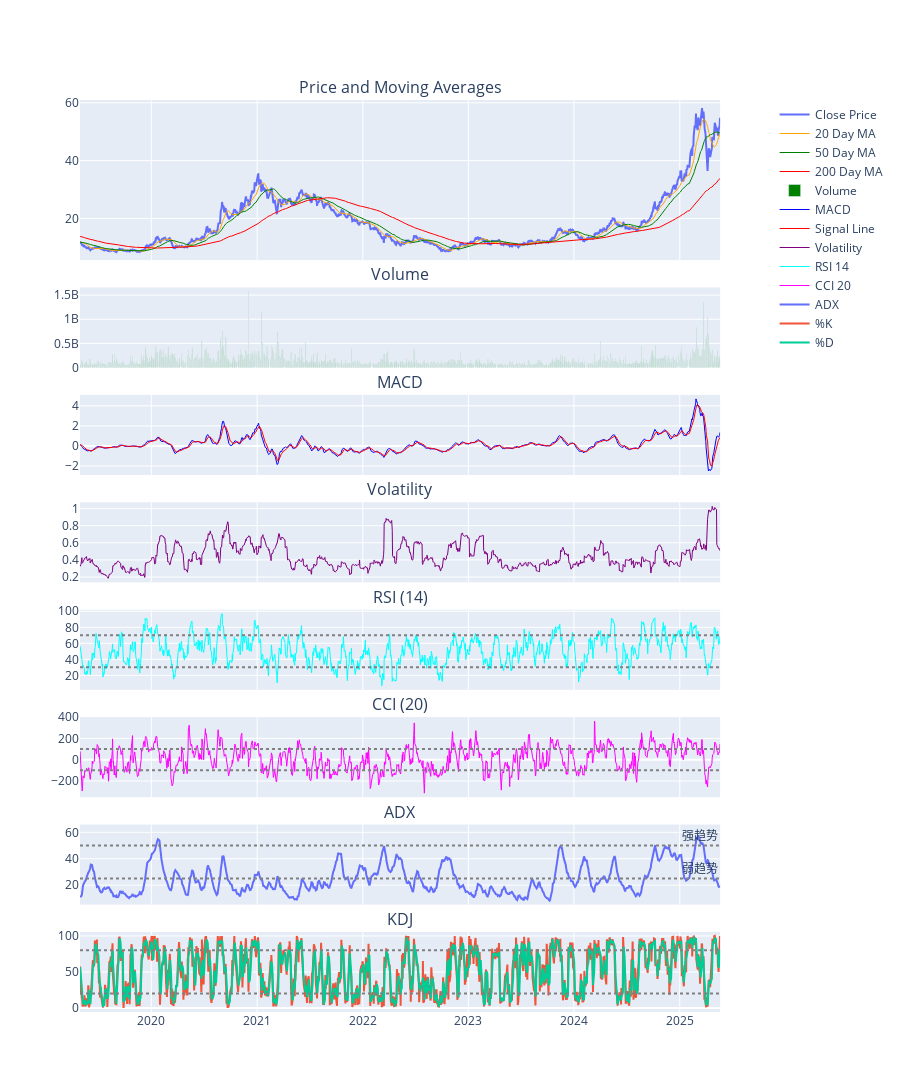

Here is the notebook cell this chart was saved with:
### Code cell
import yfinance as yf
import numpy as np
import pandas as pd
from src.data_fetch import *
from src.preprocessing import *
from src.statistics import *
from src.visualization import *
from src.advanced_analysis import *
from src.price_forecast import *

if __name__ == "__main__":
    ticker_symbol = "1810.HK"
    stock_id = ticker_symbol.split('.')[0].zfill(5)

    pd.set_option('display.float_format', lambda x: '%.6f' % x)
    pd.set_option('display.max_columns', None)

    df = fetch_stock_data(ticker_symbol, years=10)
    df.columns = df.columns.get_level_values(0)  # Keep only the first level
    print(f"Amount of data captured: {len(df)}")
    # print(df.head())

    df = calculate_technical_indicators(df)
    create_interactive_chart(df)

    print("\nKey statistical indicators:")
    statistics = calculate_statistics(df)
    print(statistics.to_string())

    plot_return_distribution(df)

    if not os.path.exists(f"./output/{stock_id}"):
        os.makedirs(f"./output/{stock_id}")
        print(f"Folder '{stock_id}' created.")
    else:
        print(f"Folder './output/{stock_id}' already exists.")
    # df.to_csv(f"./output/{stock_id}/time_series_analysis_{datetime.now().strftime('%Y%m%d')}.csv", index=True)
    
    ####################
    # Advance Analysis #
    ####################
    volatility_clustering(df, stock_id)
    run_backtest(df, stock_id)
    anomaly_detection(df, stock_id)
    # Save the updated df
    df.to_csv(f"./output/{stock_id}/enhanced_time_series_analysis_{datetime.now().strftime('%Y%m%d')}.csv", index=True)


    # lstm_price_prediction(df, stock_id)
    # # Obtain the last 60 days of data
    # last_60_days = df[['Close']].iloc[-60:] 
    # predictions = predict_future(stock_id, last_60_days, 30)
    
    # feature_cols = ['Close','High','Low','Open','Volume','RSI_14']
    # model, scaler = lstm_price_prediction_multifeature(df, stock_id, feature_cols, epochs=10, batch_size=32, model_dir=stock_id)
    # last_60 = df[feature_cols].iloc[-60:]
    # preds = predict_future_multifeature(
    #     f"./output/{stock_id}/lstm_model_multifeature.h5",
    #     f"./output/{stock_id}/scaler_multifeature.pkl",
    #     last_60,
    #     feature_cols,
    #     predict_days = 30,
    #     time_step = 60
    # )

### Figure 1 — Plotly figure (JSON) as saved in the notebook; plotly's stock layout.template omitted (floating-point values rounded to 4 significant figures; data arrays with more than 128 entries replaced by an {"elided": "..."} marker saying what was removed)
{"data": [{"name": "Close Price", "type": "scatter", "x": {"elided": "1489 str values"}, "xaxis": "x", "y": {"elided": "1489 float values"}, "yaxis": "y"}, {"line": {"color": "orange", "width": 1}, "name": "20 Day MA", "type": "scatter", "x": {"elided": "1489 str values"}, "xaxis": "x", "y": {"elided": "1489 float values"}, "yaxis": "y"}, {"line": {"color": "green", "width": 1}, "name": "50 Day MA", "type": "scatter", "x": {"elided": "1489 str values"}, "xaxis": "x", "y": {"elided": "1489 float values"}, "yaxis": "y"}, {"line": {"color": "red", "width": 1}, "name": "200 Day MA", "type": "scatter", "x": {"elided": "1489 str values"}, "xaxis": "x", "y": {"elided": "1489 float values"}, "yaxis": "y"}, {"marker": {"color": "green"}, "name": "Volume", "type": "bar", "x": {"elided": "1489 str values"}, "xaxis": "x2", "y": {"elided": "1489 int values"}, "yaxis": "y3"}, {"line": {"color": "blue", "width": 1}, "name": "MACD", "type": "scatter", "x": {"elided": "1489 str values"}, "xaxis": "x3", "y": {"elided": "1489 float values"}, "yaxis": "y5"}, {"line": {"color": "red", "width": 1}, "name": "Signal Line", "type": "scatter", "x": {"elided": "1489 str values"}, "xaxis": "x3", "y": {"elided": "1489 float values"}, "yaxis": "y5"}, {"line": {"color": "purple", "width": 1}, "name": "Volatility", "type": "scatter", "x": {"elided": "1489 str values"}, "xaxis": "x4", "y": {"elided": "1489 float values"}, "yaxis": "y7"}, {"line": {"color": "cyan", "width": 1}, "name": "RSI 14", "type": "scatter", "x": {"elided": "1489 str values"}, "xaxis": "x5", "y": {"elided": "1489 float values"}, "yaxis": "y9"}, {"line": {"color": "magenta", "width": 1}, "name": "CCI 20", "type": "scatter", "x": {"elided": "1489 str values"}, "xaxis": "x6", "y": {"elided": "1489 float values"}, "yaxis": "y11"}, {"name": "ADX", "type": "scatter", "x": {"elided": "1489 str values"}, "xaxis": "x7", "y": {"elided": "1489 float values"}, "yaxis": "y13"}, {"name": "%K", "type": "scatter", "x": {"elided": "1489 str values"}, "xaxis": "x8", "y": {"elided": "1489 float values"}, "yaxis": "y15"}, {"name": "%D", "type": "scatter", "x": {"elided": "1489 str values"}, "xaxis": "x8", "y": {"elided": "1489 float values"}, "yaxis": "y15"}], "layout": {"annotations": [{"font": {"size": 16}, "showarrow": false, "text": "Price and Moving Averages", "x": 0.47, "xanchor": "center", "xref": "paper", "y": 1, "yanchor": "bottom", "yref": "paper"}, {"font": {"size": 16}, "showarrow": false, "text": "Volume", "x": 0.47, "xanchor": "center", "xref": "paper", "y": 0.7944, "yanchor": "bottom", "yref": "paper"}, {"font": {"size": 16}, "showarrow": false, "text": "MACD", "x": 0.47, "xanchor": "center", "xref": "paper", "y": 0.6767, "yanchor": "bottom", "yref": "paper"}, {"font": {"size": 16}, "showarrow": false, "text": "Volatility", "x": 0.47, "xanchor": "center", "xref": "paper", "y": 0.5589, "yanchor": "bottom", "yref": "paper"}, {"font": {"size": 16}, "showarrow": false, "text": "RSI (14)", "x": 0.47, "xanchor": "center", "xref": "paper", "y": 0.4411, "yanchor": "bottom", "yref": "paper"}, {"font": {"size": 16}, "showarrow": false, "text": "CCI (20)", "x": 0.47, "xanchor": "center", "xref": "paper", "y": 0.3233, "yanchor": "bottom", "yref": "paper"}, {"font": {"size": 16}, "showarrow": false, "text": "ADX", "x": 0.47, "xanchor": "center", "xref": "paper", "y": 0.2056, "yanchor": "bottom", "yref": "paper"}, {"font": {"size": 16}, "showarrow": false, "text": "KDJ", "x": 0.47, "xanchor": "center", "xref": "paper", "y": 0.08778, "yanchor": "bottom", "yref": "paper"}, {"showarrow": false, "text": "弱趋势", "x": 1, "xanchor": "right", "xref": "x7 domain", "y": 25, "yanchor": "bottom", "yref": "y13"}, {"showarrow": false, "text": "强趋势", "x": 1, "xanchor": "right", "xref": "x7 domain", "y": 50, "yanchor": "bottom", "yref": "y13"}], "height": 2000, "shapes": [{"line": {"color": "gray", "dash": "dot"}, "type": "line", "x0": 0, "x1": 1, "xref": "x5 domain", "y0": 30, "y1": 30, "yref": "y9"}, {"line": {"color": "gray", "dash": "dot"}, "type": "line", "x0": 0, "x1": 1, "xref": "x5 domain", "y0": 70, "y1": 70, "yref": "y9"}, {"line": {"color": "gray", "dash": "dot"}, "type": "line", "x0": 0, "x1": 1, "xref": "x6 domain", "y0": 100, "y1": 100, "yref": "y11"}, {"line": {"color": "gray", "dash": "dot"}, "type": "line", "x0": 0, "x1": 1, "xref": "x6 domain", "y0": -100, "y1": -100, "yref": "y11"}, {"line": {"color": "gray", "dash": "dot"}, "type": "line", "x0": 0, "x1": 1, "xref": "x7 domain", "y0": 25, "y1": 25, "yref": "y13"}, {"line": {"color": "gray", "dash": "dot"}, "type": "line", "x0": 0, "x1": 1, "xref": "x7 domain", "y0": 50, "y1": 50, "yref": "y13"}, {"line": {"color": "gray", "dash": "dot"}, "type": "line", "x0": 0, "x1": 1, "xref": "x8 domain", "y0": 20, "y1": 20, "yref": "y15"}, {"line": {"color": "gray", "dash": "dot"}, "type": "line", "x0": 0, "x1": 1, "xref": "x8 domain", "y0": 80, "y1": 80, "yref": "y15"}], "xaxis": {"anchor": "y", "domain": [0, 0.94], "matches": "x8", "showticklabels": false}, "xaxis2": {"anchor": "y3", "domain": [0, 0.94], "matches": "x8", "showticklabels": false}, "xaxis3": {"anchor": "y5", "domain": [0, 0.94], "matches": "x8", "showticklabels": false}, "xaxis4": {"anchor": "y7", "domain": [0, 0.94], "matches": "x8", "showticklabels": false}, "xaxis5": {"anchor": "y9", "domain": [0, 0.94], "matches": "x8", "showticklabels": false}, "xaxis6": {"anchor": "y11", "domain": [0, 0.94], "matches": "x8", "showticklabels": false}, "xaxis7": {"anchor": "y13", "domain": [0, 0.94], "matches": "x8", "showticklabels": false}, "xaxis8": {"anchor": "y15", "domain": [0, 0.94]}, "yaxis": {"anchor": "x", "domain": [0.8244, 1]}, "yaxis10": {"anchor": "x5", "overlaying": "y9", "side": "right"}, "yaxis11": {"anchor": "x6", "domain": [0.2356, 0.3233]}, "yaxis12": {"anchor": "x6", "overlaying": "y11", "side": "right"}, "yaxis13": {"anchor": "x7", "domain": [0.1178, 0.2056]}, "yaxis14": {"anchor": "x7", "overlaying": "y13", "side": "right"}, "yaxis15": {"anchor": "x8", "domain": [0, 0.08778]}, "yaxis16": {"anchor": "x8", "overlaying": "y15", "side": "right"}, "yaxis2": {"anchor": "x", "overlaying": "y", "side": "right"}, "yaxis3": {"anchor": "x2", "domain": [0.7067, 0.7944]}, "yaxis4": {"anchor": "x2", "overlaying": "y3", "side": "right"}, "yaxis5": {"anchor": "x3", "domain": [0.5889, 0.6767]}, "yaxis6": {"anchor": "x3", "overlaying": "y5", "side": "right"}, "yaxis7": {"anchor": "x4", "domain": [0.4711, 0.5589]}, "yaxis8": {"anchor": "x4", "overlaying": "y7", "side": "right"}, "yaxis9": {"anchor": "x5", "domain": [0.3533, 0.4411]}}}
